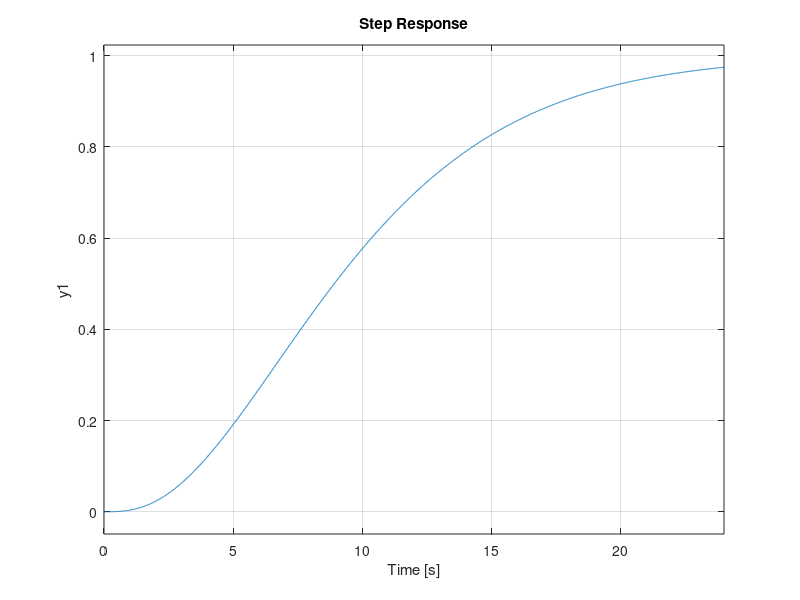

This figure's MATLAB source:
p2 = 0.3;  % 任意の定数、ここでは1と仮定

% 最終伝達関数（5次LPF）
F = tf(p2^5, [1, 5*p2, 10*p2^2, 10*p2^3, 5*p2^4, p2^5]);

%ローパスとNinvの一部
FNum = tf([1],[1.066e-05, 3.205e-07]);

FDenJissou = F*FNum;

% 逆フィルタ（元の画像が示す形に一致）
F_inv =  tf([1, 0.4873, 0.08129, 0.006009, 0.000199, 2.372e-6], 1);

FNum = tf([1],[1.066e-05, 3.205e-07]);
FFinal = FDenJissou

t = 0:0.01:24;

step(FFinal)


%伝達関数のデバッグ


% plot(variable.unko7(1,:),"Color","r")
% hold on


% plot(t,variable.unko6(2,:),"Color","b",LineWidth=2,LineStyle="--")
% hold on
% plot(t,variable.unko6(1,:),"Color","r",LineWidth=2,LineStyle="--")
% % plot(t,zeros(length(variable.unko7(2,:)),1))
% 
% p2 = prm.p2;  % 任意の定数、ここでは1と仮定
% 
% % 最終伝達関数（5次LPF）
F = tf(p2^5, [1, 5*p2, 10*p2^2, 10*p2^3, 5*p2^4, p2^5]);
F1 = tf(p2^3, [1, 3*p2, 3*p2^2, p2^3]);
step(F,t)
step(F1,t)
% ylim([0.951,1])



% N2 = tf([1.066e-5, 2.475e-7], [1, 0.4804, 0.07815, 0.005545, 0.0001715, 1.814e-6]);
% 
% plot(t,variable.unko6(2,:),"Color","r",LineWidth=2,LineStyle="--")
% hold on
% step(N2,t)




% p2 = 0.3;  % 任意の定数、ここでは1と仮定
% 
% % 最終伝達関数（5次LPF）
% F = tf(p2^5, [1, 5*p2, 10*p2^2, 10*p2^3, 5*p2^4, p2^5]);
% 
% %ローパスとNinvの一部
% FNum = tf([1],[1.066e-05, 3.205e-07]);
% 
% FDenJissou = F*FNum;
% 
% % 逆フィルタ（元の画像が示す形に一致）
% F_inv =  tf([1, 0.4873, 0.08129, 0.006009, 0.000199, 2.372e-6], 1);
% 
% FNum = tf([1],[1.066e-05, 3.205e-07]);
% FFinal = FDenJissou*F_inv
% step(FFinal,t)
